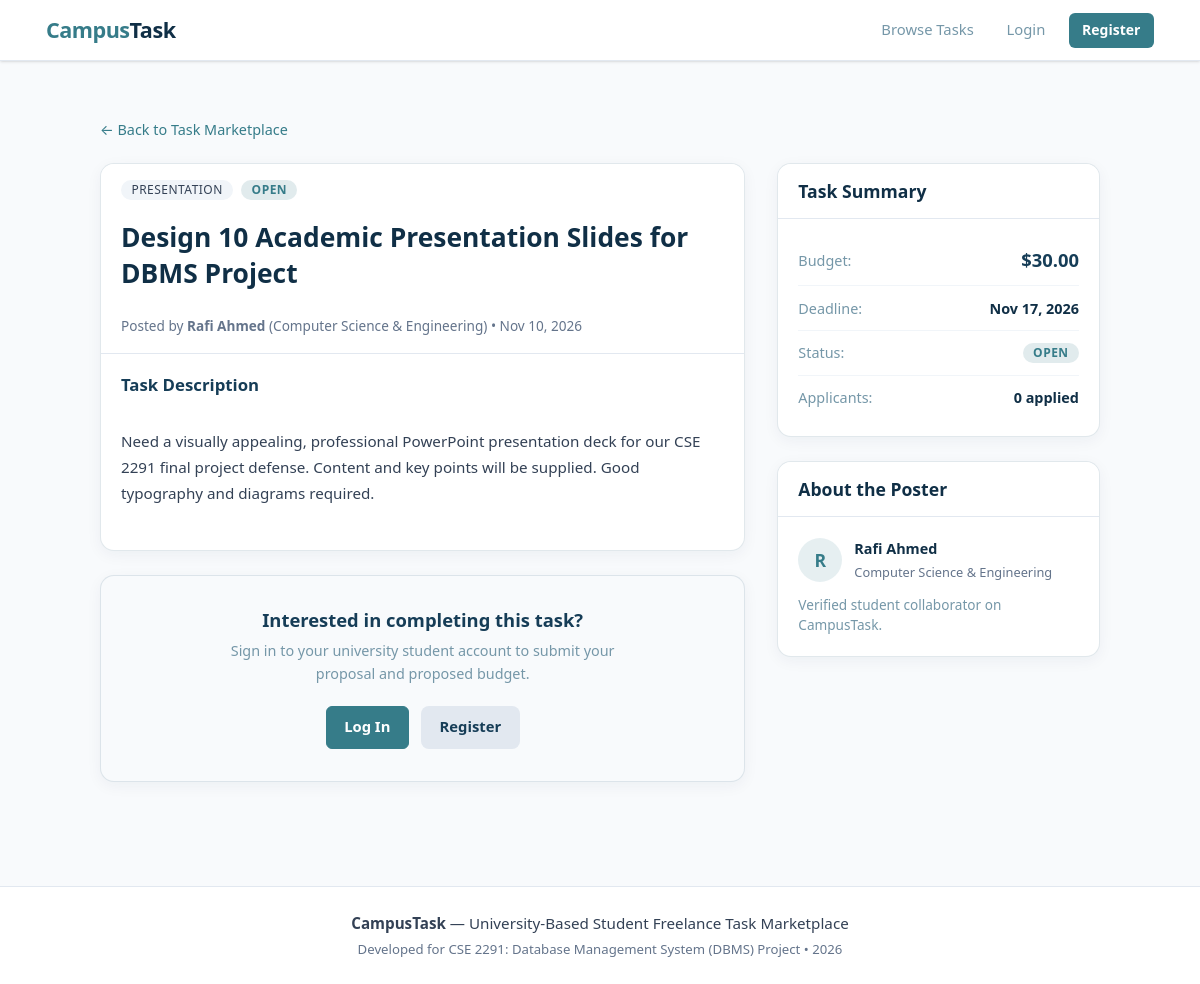
The app's page /student/task-details.php?id=1 with its own data.
### tables this page shows
CREATE TABLE IF NOT EXISTS `tasks` (
    `task_id` INT AUTO_INCREMENT PRIMARY KEY,
    `poster_id` INT NOT NULL,
    `category_id` INT NOT NULL,
    `title` VARCHAR(200) NOT NULL,
    `description` TEXT NOT NULL,
    `budget` DECIMAL(10, 2) NOT NULL DEFAULT 0.00,
    `deadline` DATE NOT NULL,
    `status` ENUM('OPEN', 'IN_PROGRESS', 'COMPLETED', 'CANCELLED') NOT NULL DEFAULT 'OPEN',
    `created_at` DATETIME NOT NULL DEFAULT CURRENT_TIMESTAMP,
    `updated_at` DATETIME NOT NULL DEFAULT CURRENT_TIMESTAMP ON UPDATE CURRENT_TIMESTAMP,
    CONSTRAINT `chk_task_budget_non_negative` CHECK (`budget` >= 0),
    CONSTRAINT `fk_tasks_poster` 
        FOREIGN KEY (`poster_id`) REFERENCES `users` (`user_id`) 
        ON DELETE CASCADE ON UPDATE CASCADE,
    CONSTRAINT `fk_tasks_category` 
        FOREIGN KEY (`category_id`) REFERENCES `categories` (`category_id`) 
        ON DELETE RESTRICT ON UPDATE CASCADE
);

CREATE TABLE IF NOT EXISTS `categories` (
    `category_id` INT AUTO_INCREMENT PRIMARY KEY,
    `category_name` VARCHAR(100) NOT NULL UNIQUE,
    `description` TEXT NULL,
    `created_at` DATETIME NOT NULL DEFAULT CURRENT_TIMESTAMP
);

CREATE TABLE IF NOT EXISTS `users` (
    `user_id` INT AUTO_INCREMENT PRIMARY KEY,
    `full_name` VARCHAR(100) NOT NULL,
    `email` VARCHAR(150) NOT NULL UNIQUE,
    `password_hash` VARCHAR(255) NOT NULL,
    `role` ENUM('STUDENT', 'ADMIN') NOT NULL DEFAULT 'STUDENT',
    `account_status` ENUM('ACTIVE', 'DEACTIVATED') NOT NULL DEFAULT 'ACTIVE',
    `created_at` DATETIME NOT NULL DEFAULT CURRENT_TIMESTAMP
);

### config/database.example.php (called while the page is built, shortened)
<?php
function e($value) {
    return htmlspecialchars((string)($value ?? ''), ENT_QUOTES, 'UTF-8');
}

### includes/auth.php (called while the page is built, shortened)
<?php
function is_logged_in(): bool {
    return isset($_SESSION['user_id']) && !empty($_SESSION['user_id']);
}

### student/task-details.php (the view, shortened to what this page needs)
<?php
$config_path = __DIR__ . '/../config/database.php';
if (file_exists($config_path)) {
    require_once $config_path;
} else {
    require_once __DIR__ . '/../config/database.example.php';
}
require_once __DIR__ . '/../includes/auth.php';
$task_id = (int)($_GET['id'] ?? 0);
$stmt = $pdo->prepare('
    SELECT
        t.*,
        u.full_name AS poster_name,
        u.email AS poster_email,
        p.department AS poster_department,
        p.student_id AS poster_student_id,
        c.category_name,
        (SELECT COUNT(*) FROM applications a WHERE a.task_id = t.task_id) AS total_applicants,
        (SELECT COUNT(*) FROM applications a WHERE a.task_id = t.task_id AND a.status = "ACCEPTED") AS accepted_count
    FROM tasks t
    JOIN users u ON t.poster_id = u.user_id
    LEFT JOIN profiles p ON u.user_id = p.user_id
    JOIN categories c ON t.category_id = c.category_id
    WHERE t.task_id = :id
    LIMIT 1
');
$stmt->execute([':id' => $task_id]);
$task = $stmt->fetch();
$is_logged = is_logged_in();
$user_id = current_user_id();
$user_role = current_user_role();
$is_owner = ($is_logged && (int)$task['poster_id'] === $user_id);
$is_student = ($is_logged && $user_role === 'STUDENT');
$existing_app = null;
$status_badge = 'badge-success';
require_once __DIR__ . '/../includes/header.php';
?>
<div style="max-width: 1000px; margin: 2rem auto;">
    <div style="margin-bottom: 1.25rem;">
        <a href="<?= BASE_URL ?>/student/tasks.php" style="color: var(--primary-color); text-decoration: none; font-size: 0.9rem;">
            &larr; Back to Task Marketplace
        </a>
    </div>
    <div style="display: grid; grid-template-columns: 2fr 1fr; gap: 2rem; align-items: start;">
        <div>
            <div class="card" style="margin-bottom: 1.5rem;">
                <div class="card-header" style="padding-bottom: 1rem;">
                    <div style="display: flex; justify-content: space-between; align-items: center; gap: 0.5rem; margin-bottom: 0.75rem;">
                        <span class="badge" style="background-color: var(--gray-100); color: var(--gray-700); font-weight: 500;">
                            <?= e($task['category_name']) ?>
                        </span>
                        <span class="badge <?= $status_badge ?>">
                            <?= e($task['status']) ?>
                        </span>
                    </div>
                    <h1 style="font-size: 1.65rem; font-weight: 700; color: var(--gray-900); line-height: 1.35;">
                        <?= e($task['title']) ?>
                    </h1>
                    <div style="color: var(--gray-500); font-size: 0.85rem; margin-top: 0.5rem;">
                        Posted by <strong><?= e($task['poster_name']) ?></strong>
                        <?php if (!empty($task['poster_department'])): ?>
                            (<?= e($task['poster_department']) ?>)
                        <?php endif; ?>
                        &bull; <?= date('M d, Y', strtotime($task['created_at'])) ?>
                    </div>
                </div>
                <div class="card-body">
                    <h3 style="font-size: 1.05rem; font-weight: 600; color: var(--gray-800); margin-bottom: 0.5rem;">
                        Task Description
                    </h3>
                    <div style="color: var(--gray-700); line-height: 1.7; font-size: 0.95rem; white-space: pre-wrap; margin-bottom: 1.5rem;">
<?= e($task['description']) ?>
                    </div>
                </div>
            </div>
            <?php if ($is_owner): ?>
                <div class="card" style="border-left: 4px solid var(--primary-color);">
                    <div class="card-body">
                        <h3 style="font-size: 1.15rem; font-weight: 600; margin-bottom: 0.5rem; color: var(--gray-900);">
                            You are the Poster of this Task
                        </h3>
                        <p style="color: var(--gray-600); font-size: 0.9rem; margin-bottom: 1rem;">
                            You have received <strong><?= (int)$task['total_applicants'] ?></strong> application<?= (int)$task['total_applicants'] === 1 ? '' : 's' ?> so far.
                        </p>
                        <div style="display: flex; gap: 0.75rem; flex-wrap: wrap;">
                            <a href="<?= BASE_URL ?>/student/applications.php?task_id=<?= $task_id ?>" class="btn btn-primary">
                                Review Applicants (<?= (int)$task['total_applicants'] ?>)
                            </a>
                            <?php if ($task['status'] === 'OPEN'): ?>
                                <a href="<?= BASE_URL ?>/student/edit-task.php?id=<?= $task_id ?>" class="btn btn-secondary">
                                    Edit / Delete Task
                                </a>
                            <?php elseif ($task['status'] === 'COMPLETED'): ?>
                                <a href="<?= BASE_URL ?>/student/reviews.php?task_id=<?= $task_id ?>" class="btn btn-secondary">
                                    Manage Review
                                </a>
                            <?php endif; ?>
                        </div>
                    </div>
                </div>
            <?php else: ?>
                <div class="card" style="text-align: center; padding: 2rem 1.5rem; background-color: var(--gray-50); border: 1px dashed var(--gray-300);">
                    <h3 style="font-size: 1.15rem; font-weight: 600; color: var(--gray-800); margin-bottom: 0.5rem;">
                        Interested in completing this task?
                    </h3>
                    <p style="color: var(--gray-600); font-size: 0.9rem; max-width: 400px; margin: 0 auto 1.25rem auto;">
                        Sign in to your university student account to submit your proposal and proposed budget.
                    </p>
                    <div style="display: flex; gap: 0.75rem; justify-content: center;">
                        <a href="<?= BASE_URL ?>/login.php" class="btn btn-primary">
                            Log In
                        </a>
                        <a href="<?= BASE_URL ?>/register.php" class="btn btn-secondary">
                            Register
                        </a>
                    </div>
                </div>
            <?php endif; ?>
        </div>
        <div>
            <div class="card" style="margin-bottom: 1.5rem;">
                <div class="card-header">
                    <h3 class="card-title" style="font-size: 1.1rem;">Task Summary</h3>
                </div>
                <div class="card-body" style="padding: 1rem 1.25rem; font-size: 0.9rem;">
                    <div style="display: flex; justify-content: space-between; align-items: center; padding: 0.65rem 0; border-bottom: 1px solid var(--gray-100);">
                        <span style="color: var(--gray-600);">Budget:</span>
                        <strong style="color: var(--success-color); font-size: 1.15rem;">$<?= number_format((float)$task['budget'], 2) ?></strong>
                    </div>
                    <div style="display: flex; justify-content: space-between; align-items: center; padding: 0.65rem 0; border-bottom: 1px solid var(--gray-100);">
                        <span style="color: var(--gray-600);">Deadline:</span>
                        <strong style="color: var(--gray-900);"><?= date('M d, Y', strtotime($task['deadline'])) ?></strong>
                    </div>
                    <div style="display: flex; justify-content: space-between; align-items: center; padding: 0.65rem 0; border-bottom: 1px solid var(--gray-100);">
                        <span style="color: var(--gray-600);">Status:</span>
                        <span class="badge <?= $status_badge ?>"><?= e($task['status']) ?></span>
                    </div>
                    <div style="display: flex; justify-content: space-between; align-items: center; padding: 0.65rem 0;">
                        <span style="color: var(--gray-600);">Applicants:</span>
                        <strong style="color: var(--gray-900);"><?= (int)$task['total_applicants'] ?> applied</strong>
                    </div>
                </div>
            </div>
            <div class="card">
                <div class="card-header">
                    <h3 class="card-title" style="font-size: 1.1rem;">About the Poster</h3>
                </div>
                <div class="card-body" style="font-size: 0.9rem;">
                    <div style="display: flex; align-items: center; gap: 0.75rem; margin-bottom: 0.75rem;">
                        <div style="width: 44px; height: 44px; border-radius: 50%; background-color: var(--primary-light); color: var(--primary-color); font-weight: 700; display: flex; align-items: center; justify-content: center; font-size: 1.1rem;">
                            <?= strtoupper(substr($task['poster_name'], 0, 1)) ?>
                        </div>
                        <div>
                            <strong style="color: var(--gray-900); display: block;"><?= e($task['poster_name']) ?></strong>
                            <span style="color: var(--gray-500); font-size: 0.8rem;"><?= !empty($task['poster_department']) ? e($task['poster_department']) : 'Student' ?></span>
                        </div>
                    </div>
                    <p style="color: var(--gray-600); font-size: 0.85rem; line-height: 1.5; margin-bottom: 0;">
                        Verified student collaborator on CampusTask.
                    </p>
                </div>
            </div>
        </div>
    </div>
</div>
<?php
require_once __DIR__ . '/../includes/footer.php';
?>

### assets/css/style.css (style rules this page uses)
:root { --primary: #2563eb; --primary-hover: #1d4ed8; --primary-light: #eff6ff; --success: #16a34a; --success-light: #dcfce7; --success-dark: #15803d; --warning: #d97706; --warning-light: #fef3c7; --danger: #dc2626; --danger-light: #fee2e2; --danger-dark: #b91c1c; --info: #0284c7; --info-light: #e0f2fe; --gray-50: #f8fafc; --gray-100: #f1f5f9; --gray-200: #e2e8f0; --gray-300: #cbd5e1; --gray-400: #94a3b8; --gray-500: #64748b; --gray-600: #475569; --gray-700: #334155; --gray-800: #1e293b; --gray-900: #0f172a; --font-sans: system-ui, -apple-system, BlinkMacSystemFont, "Segoe UI", Roboto, "Helvetica Neue", Arial, sans-serif; --border-radius: 8px; --box-shadow: 0 1px 3px 0 rgba(0, 0, 0, 0.1), 0 1px 2px -1px rgba(0, 0, 0, 0.1); --box-shadow-md: 0 4px 6px -1px rgba(0, 0, 0, 0.1), 0 2px 4px -2px rgba(0, 0, 0, 0.1); --box-shadow-lg: 0 10px 15px -3px rgba(0, 0, 0, 0.1), 0 4px 6px -4px rgba(0, 0, 0, 0.1); }
* { box-sizing: border-box; margin: 0; padding: 0; }
body { font-family: var(--font-sans); background-color: var(--gray-50); color: var(--gray-800); line-height: 1.6; min-height: 100vh; display: flex; flex-direction: column; }
h1, h2, h3, h4, h5, h6 { color: var(--gray-900); font-weight: 700; line-height: 1.25; margin-bottom: 0.5rem; }
h1 { font-size: 1.875rem; }
h3 { font-size: 1.25rem; }
p { margin-bottom: 1rem; }
a { color: var(--primary); text-decoration: none; transition: color 0.15s ease-in-out; }
.btn { display: inline-flex; align-items: center; justify-content: center; font-weight: 600; padding: 0.55rem 1.1rem; font-size: 0.925rem; border-radius: var(--border-radius); border: 1px solid transparent; cursor: pointer; text-decoration: none; transition: background-color 0.15s ease, border-color 0.15s ease, color 0.15s ease; }
.btn-primary { background-color: var(--primary); color: #ffffff; }
.btn-secondary { background-color: var(--gray-200); color: var(--gray-800); }
.card { background-color: #ffffff; border-radius: var(--border-radius); border: 1px solid var(--gray-200); box-shadow: var(--box-shadow); margin-bottom: 1.5rem; overflow: hidden; }
.card-header { padding: 1rem 1.25rem; background-color: #ffffff; border-bottom: 1px solid var(--gray-200); display: flex; justify-content: space-between; align-items: center; flex-wrap: wrap; gap: 0.5rem; }
.card-title { font-size: 1.15rem; font-weight: 700; margin: 0; color: var(--gray-900); }
.card-body { padding: 1.25rem; }
.badge { display: inline-block; padding: 0.25rem 0.65rem; font-size: 0.75rem; font-weight: 700; border-radius: 9999px; text-transform: uppercase; letter-spacing: 0.04em; line-height: 1; }

### student/task-details.php (style rules this page uses)
:root { --primary: #367C89 !important; --primary-color: #367C89 !important; --primary-hover: #2b646e !important; --primary-light: rgba(54, 124, 137, 0.12) !important; --gray-900: #102F46 !important; --gray-800: #163D57 !important; --gray-600: #7597A8 !important; }
.btn-primary, .btn-primary-sm { background-color: #367C89 !important; border-color: #367C89 !important; color: #FFFFFF !important; border-radius: 6px !important; font-weight: 600 !important; }
.card { border: 1px solid rgba(117, 151, 168, 0.22) !important; border-radius: 14px !important; box-shadow: 0 4px 15px rgba(16, 47, 70, 0.05) !important; }
.badge-success { background-color: rgba(54, 124, 137, 0.15) !important; color: #367C89 !important; font-weight: 700 !important; }

### records on screen
tasks: category.category_name "PRESENTATION", status "OPEN", title "Design 10 Academic Presentation Slides for DBMS Project", poster.full_name "Rafi Ahmed", created_at "Nov 10, 2026", description "Need a visually appealing, professional PowerPoint presentation deck for our CSE 2291 final project defense. Content and key points will be supplied. Good typography and diagrams required.", budget "30.00", deadline "Nov 17, 2026", poster.full_name "R"

### other values on screen
$task['poster_department'] "Computer Science & Engineering"
$task['total_applicants'] "0"
